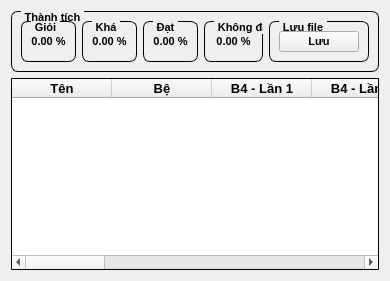
      <widget class="QWidget" name="tab_2">
       <attribute name="title">
        <string>Kết quả</string>
       </attribute>
       <layout class="QGridLayout" name="gridLayout_28">
        <item row="2" column="0">
         <widget class="QGroupBox" name="groupBox_25">
          <property name="sizePolicy">
           <sizepolicy hsizetype="Preferred" vsizetype="Maximum">
            <horstretch>0</horstretch>
            <verstretch>0</verstretch>
           </sizepolicy>
          </property>
          <property name="font">
           <font>
            <pointsize>8</pointsize>
            <weight>75</weight>
            <bold>true</bold>
           </font>
          </property>
          <property name="styleSheet">
           <string notr="true">QGroupBox {
    border: 1px solid gray;
    border-radius: 7px;
    margin-top: 0.5em;
	font-size: 8pt ;
    font-weight: bold;
	border-color: rgb(0, 0, 0);
}

QGroupBox::title {
    subcontrol-origin: margin;
    left: 10px;
    padding: 0 2px 0 2px;
}</string>
          </property>
          <property name="title">
           <string>Thành tích</string>
          </property>
          <layout class="QGridLayout" name="gridLayout_31">
           <item row="0" column="0">
            <widget class="QGroupBox" name="groupBox_30">
             <property name="title">
              <string>Giỏi</string>
             </property>
             <layout class="QGridLayout" name="gridLayout_36">
              <item row="0" column="0">
               <widget class="QLabel" name="mKqGoi">
                <property name="font">
                 <font>
                  <pointsize>8</pointsize>
                  <weight>75</weight>
                  <bold>true</bold>
                 </font>
                </property>
                <property name="text">
                 <string>0.00 %</string>
                </property>
                <property name="alignment">
                 <set>Qt::AlignCenter</set>
                </property>
               </widget>
              </item>
             </layout>
            </widget>
           </item>
           <item row="0" column="1">
            <widget class="QGroupBox" name="groupBox_26">
             <property name="title">
              <string>Khá</string>
             </property>
             <layout class="QGridLayout" name="gridLayout_32">
              <item row="0" column="0">
               <widget class="QLabel" name="mKqKha">
                <property name="font">
                 <font>
                  <pointsize>8</pointsize>
                  <weight>75</weight>
                  <bold>true</bold>
                 </font>
                </property>
                <property name="text">
                 <string>0.00 %</string>
                </property>
                <property name="alignment">
                 <set>Qt::AlignCenter</set>
                </property>
               </widget>
              </item>
             </layout>
            </widget>
           </item>
           <item row="0" column="3">
            <widget class="QGroupBox" name="groupBox_28">
             <property name="title">
              <string>Không đạt</string>
             </property>
             <layout class="QGridLayout" name="gridLayout_34">
              <item row="0" column="0">
               <widget class="QLabel" name="mKqKhongDat">
                <property name="font">
                 <font>
                  <pointsize>8</pointsize>
                  <weight>75</weight>
                  <bold>true</bold>
                 </font>
                </property>
                <property name="text">
                 <string>0.00 %</string>
                </property>
                <property name="alignment">
                 <set>Qt::AlignCenter</set>
                </property>
               </widget>
              </item>
             </layout>
            </widget>
           </item>
           <item row="0" column="2">
            <widget class="QGroupBox" name="groupBox_27">
             <property name="title">
              <string>Đạt</string>
             </property>
             <layout class="QGridLayout" name="gridLayout_33">
              <item row="0" column="0">
               <widget class="QLabel" name="mKqDat">
                <property name="font">
                 <font>
                  <pointsize>8</pointsize>
                  <weight>75</weight>
                  <bold>true</bold>
                 </font>
                </property>
                <property name="text">
                 <string>0.00 %</string>
                </property>
                <property name="alignment">
                 <set>Qt::AlignCenter</set>
                </property>
               </widget>
              </item>
             </layout>
            </widget>
           </item>
           <item row="0" column="4">
            <widget class="QGroupBox" name="groupBox_29">
             <property name="title">
              <string>Lưu file</string>
             </property>
             <layout class="QGridLayout" name="gridLayout_43">
              <item row="0" column="0">
               <widget class="QPushButton" name="pushButton">
                <property name="font">
                 <font>
                  <pointsize>8</pointsize>
                  <weight>75</weight>
                  <bold>true</bold>
                 </font>
                </property>
                <property name="text">
                 <string>Lưu</string>
                </property>
                <property name="icon">
                 <iconset resource="icons.qrc">
                  <normaloff>:/icons/24/save.png</normaloff>:/icons/24/save.png</iconset>
                </property>
                <property name="iconSize">
                 <size>
                  <width>16</width>
                  <height>16</height>
                 </size>
                </property>
               </widget>
              </item>
             </layout>
            </widget>
           </item>
          </layout>
         </widget>
        </item>
        <item row="3" column="0">
         <widget class="QTableWidget" name="tableWidget">
          <property name="sizePolicy">
           <sizepolicy hsizetype="Preferred" vsizetype="Preferred">
            <horstretch>0</horstretch>
            <verstretch>0</verstretch>
           </sizepolicy>
          </property>
          <property name="font">
           <font>
            <pointsize>10</pointsize>
            <weight>75</weight>
            <bold>true</bold>
           </font>
          </property>
          <property name="styleSheet">
           <string notr="true">QTableWidget
{
    border: 1px solid gray;
    border-radius: 1px;
    margin-top: 0.5em;
	font-size: 10pt ;
    font-weight: bold;
	border-color: rgb(0, 0, 0);
}
</string>
          </property>
          <property name="rowCount">
           <number>0</number>
          </property>
          <property name="columnCount">
           <number>13</number>
          </property>
          <column>
           <property name="text">
            <string>Tên</string>
           </property>
          </column>
          <column>
           <property name="text">
            <string>Bệ</string>
           </property>
          </column>
          <column>
           <property name="text">
            <string>B4 - Lần 1</string>
           </property>
          </column>
          <column>
           <property name="text">
            <string>B4 - Lần 2</string>
           </property>
          </column>
          <column>
           <property name="text">
            <string>B4 - Lần 3</string>
           </property>
          </column>
          <column>
           <property name="text">
            <string>B7 - Lần 1</string>
           </property>
          </column>
          <column>
           <property name="text">
            <string>B7 - Lần 2</string>
           </property>
          </column>
          <column>
           <property name="text">
            <string>B7 - Lần 3</string>
           </property>
          </column>
          <column>
           <property name="text">
            <string>B8 - Lần 1</string>
           </property>
          </column>
          <column>
           <property name="text">
            <string>B8 - Lần 2</string>
           </property>
          </column>
          <column>
           <property name="text">
            <string>B8 - Lần 3</string>
           </property>
          </column>
          <column>
           <property name="text">
            <string>Tổng</string>
           </property>
          </column>
          <column>
           <property name="text">
            <string>Xếp Loại</string>
           </property>
          </column>
         </widget>
        </item>
       </layout>
      </widget>
